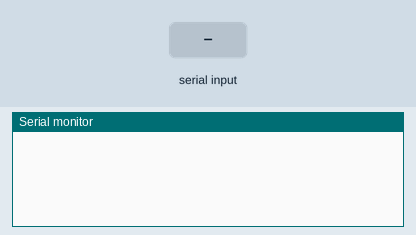
Simulated run of this sketch. Board: Arduino Leonardo, built with avr-gcc and run on an emulated ATmega32U4. Parts: the last lines printed to the serial monitor. Inputs (shaded band) come from the test bench. Random numbers use the default seed unless the sketch sets one; USB keyboard and mouse output is not drawn.

Above: at 1.2 s.
1.3 s: "MOVE \n" received over Serial
At 2.5 s:
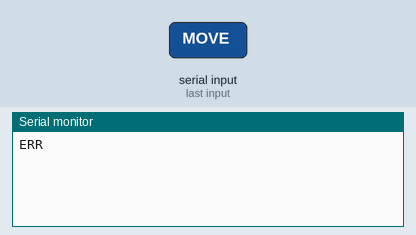
2.8 s: "JITTER 90\n" received over Serial
At 3.5 s:
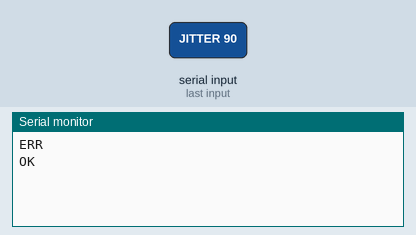

The sketch:

leonardo_hid_randomizer.ino
```cpp
// Arduino Leonardo HID "Randomizer" (Friday prep)
// - Bézier curve mouse movement
// - Gaussian delay jitter (Box–Muller)
//
// Upload to: Arduino Leonardo (or Micro) with native USB HID
// Requires: Mouse library (built-in for Leonardo)
//
// Serial protocol (optional, minimal):
//   MOVE dx dy ms\n    -> moves mouse by (dx,dy) over ~ms using a randomized Bézier path
//   JITTER base\n      -> sleeps base milliseconds with gaussian jitter

#include <Mouse.h>

static const long SERIAL_BAUD = 9600;

static float randUnit01() {
  // Avoid 0.0 which breaks log() in Box–Muller
  return (float)random(1, 10001) / 10000.0f;
}

static float randNormal(float mean, float stddev) {
  // Box–Muller transform
  float u1 = randUnit01();
  float u2 = randUnit01();
  float mag = sqrt(-2.0f * log(u1));
  float z0 = mag * cos(2.0f * PI * u2);
  return mean + z0 * stddev;
}

static unsigned long clampUL(long v, unsigned long lo, unsigned long hi) {
  if (v < (long)lo) return lo;
  if (v > (long)hi) return hi;
  return (unsigned long)v;
}

static void jitterDelayGaussian(unsigned long baseMs, float stddevMs, long minJitterMs, long maxJitterMs) {
  long jitter = (long)lround(randNormal(0.0f, stddevMs));
  if (jitter < minJitterMs) jitter = minJitterMs;
  if (jitter > maxJitterMs) jitter = maxJitterMs;

  long total = (long)baseMs + jitter;
  delay(clampUL(total, 0, 600000));
}

struct Pt {
  float x;
  float y;
};

static Pt bezierPoint(const Pt &p0, const Pt &p1, const Pt &p2, const Pt &p3, float t) {
  float u = 1.0f - t;
  float tt = t * t;
  float uu = u * u;
  float uuu = uu * u;
  float ttt = tt * t;

  Pt p;
  p.x = (uuu * p0.x) + (3.0f * uu * t * p1.x) + (3.0f * u * tt * p2.x) + (ttt * p3.x);
  p.y = (uuu * p0.y) + (3.0f * uu * t * p1.y) + (3.0f * u * tt * p2.y) + (ttt * p3.y);
  return p;
}

static void moveMouseBezier(int dx, int dy, unsigned long totalMs) {
  // Steps: tradeoff between smoothness and not looking too uniform
  int steps = 18 + (int)random(0, 10); // 18..27
  if (totalMs < 50) totalMs = 50;

  Pt p0{0.0f, 0.0f};
  Pt p3{(float)dx, (float)dy};

  // Randomized control points (curvature)
  float cx1 = (float)dx * 0.25f + randNormal(0.0f, 6.0f);
  float cy1 = (float)dy * 0.25f + randNormal(0.0f, 6.0f);
  float cx2 = (float)dx * 0.75f + randNormal(0.0f, 6.0f);
  float cy2 = (float)dy * 0.75f + randNormal(0.0f, 6.0f);

  Pt p1{cx1, cy1};
  Pt p2{cx2, cy2};

  Pt prev{0.0f, 0.0f};
  unsigned long stepBase = totalMs / (unsigned long)steps;

  for (int i = 1; i <= steps; i++) {
    float t = (float)i / (float)steps;

    // Slight timing imperfection with gaussian jitter
    // Example: instead of delay(100), do delay(100 + random(-5,15))
    // Here we use gaussian jitter and clamp.
    jitterDelayGaussian(stepBase, stepBase * 0.15f, -5, 15);

    Pt cur = bezierPoint(p0, p1, p2, p3, t);

    float dxF = cur.x - prev.x;
    float dyF = cur.y - prev.y;

    int stepX = (int)lround(dxF);
    int stepY = (int)lround(dyF);

    // Micro-jitter: occasionally add a 0/1 pixel wobble
    if (random(0, 100) < 12) stepX += (int)random(-1, 2);
    if (random(0, 100) < 12) stepY += (int)random(-1, 2);

    Mouse.move(stepX, stepY, 0);
    prev = cur;
  }
}

static bool readLine(String &out) {
  static String buf;
  while (Serial.available() > 0) {
    char c = (char)Serial.read();
    if (c == '\n') {
      out = buf;
      buf = "";
      out.trim();
      return true;
    }
    if (c != '\r') {
      buf += c;
    }
  }
  return false;
}

void setup() {
  Serial.begin(SERIAL_BAUD);
  Mouse.begin();
  randomSeed(analogRead(0));
}

void loop() {
  String line;
  if (!readLine(line)) {
    return;
  }

  if (line.length() == 0) {
    return;
  }

  // MOVE dx dy ms
  if (line.startsWith("MOVE ")) {
    int first = line.indexOf(' ');
    int second = line.indexOf(' ', first + 1);
    int third = line.indexOf(' ', second + 1);

    if (second > 0 && third > 0) {
      int dx = line.substring(first + 1, second).toInt();
      int dy = line.substring(second + 1, third).toInt();
      unsigned long ms = (unsigned long)line.substring(third + 1).toInt();
      moveMouseBezier(dx, dy, ms);
      Serial.println("OK");
      return;
    }
  }

  // JITTER base
  if (line.startsWith("JITTER ")) {
    unsigned long base = (unsigned long)line.substring(7).toInt();
    jitterDelayGaussian(base, 6.0f, -5, 15);
    Serial.println("OK");
    return;
  }

  Serial.println("ERR");
}
```

Measured:
- after the input at 1.3 s, the serial monitor: prints a new line at once (image 1)
- after the input at 2.8 s, the serial monitor: prints a new line after 0.09 s (image 2)
